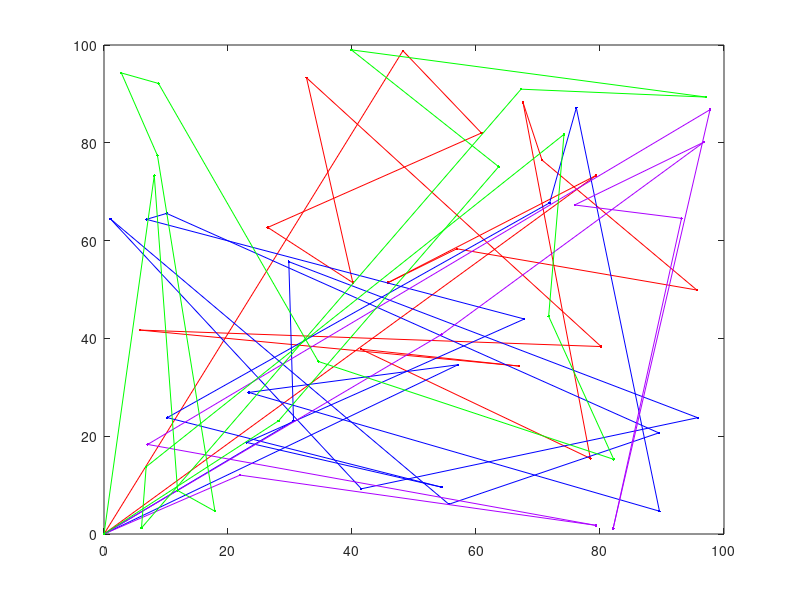

Write MATLAB code to recreate this figure. (Note: this script raises an error after producing the figure.)
% rewrited by wang.david.wei 2020.3.5
% 2020.3.6 compress with start position
function mtspf_ga(varargin)
    xy          =   100*rand(61,2); % 60 sensor nodes position and start/end position
    xy(1,:)     =   [0 0];         %start/end position(0,0)
    dmat        =   [];            %distance matrix for all sensors
    nSalesmen   =   4;             %mutiple salesmen 
    minTour     =   2;             %min tour constraint
    popSize     =   80;            %particle size or population
    numIter     =   5e3;           %the number of iterate
    showProg    =   true;          %show the figure

    if isempty(dmat)               %distance matrix calculation
        nPoints = size(xy,1);      %distance matrix size
        a = meshgrid(1:nPoints);   %meshgrid
        dmat = reshape(sqrt(sum((xy(a,:)-xy(a',:)).^2,2)),nPoints,nPoints);
    end

    N=nPoints;  %senors and start/end position sum
    n   =N-1;   %sensor number
    nSalesmen   = max(1,min(n,round(real(nSalesmen(1)))));
    minTour     = max(1,min(floor(n/nSalesmen),round(real(minTour(1)))));
    popSize     = max(8,8*ceil(popSize(1)/8));
    numIter     = max(1,round(real(numIter(1))));
    showProg    = logical(showProg(1));  
    % Initializations for Route Break Point Selection
    nBreaks = nSalesmen-1;
    dof = n - minTour*nSalesmen;          % degrees of freedom
    addto = ones(1,dof+1);
    for k = 2:nBreaks
        addto = cumsum(addto);
    end
    cumProb = cumsum(addto)/sum(addto); 
    % Initialize the Populations
    popRoute = zeros(popSize,n);         % population of routes
    popBreak = zeros(popSize,nBreaks);   % population of breaks
    popRoute(1,:) = (1:n) + 1;
    popBreak(1,:) = rand_breaks();
    for k = 2:popSize
        popRoute(k,:) = randperm(n) + 1;
        popBreak(k,:) = rand_breaks();
    end  
    pclr = ~get(0,'DefaultAxesColor');  % Select the Colors for the Plotted Routes
    clr = [1 0 0; 0 0 1; 0.67 0 1; 0 1 0; 1 0.5 0];    
    globalMin = Inf; % Run the GA
    totalDist = zeros(1,popSize);
    distHistory = zeros(1,numIter);
    tmpPopRoute = zeros(8,n);
    tmpPopBreak = zeros(8,nBreaks);
    newPopRoute = zeros(popSize,n);
    newPopBreak = zeros(popSize,nBreaks);
    if showProg
        figure('Name','MTSP for WRSN| Current Best Solution','Numbertitle','off');
        hAx = gca;
    end     
    for iter = 1:numIter       
        for p = 1:popSize    % Evaluate Members of the Population
            d = 0;
            pRoute = popRoute(p,:);
            pBreak = popBreak(p,:);
            rng = [[1 pBreak+1];[pBreak n]]';
            for s = 1:nSalesmen
                d = d + dmat(1,pRoute(rng(s,1))); % Add Start Distance
                for k = rng(s,1):rng(s,2)-1
                    d = d + dmat(pRoute(k),pRoute(k+1));
                end
                d = d + dmat(pRoute(rng(s,2)),1); % Add End Distance
            end
            totalDist(p) = d;
        end       
        [minDist,index] = min(totalDist);  % Find the Best Route in the Population
        distHistory(iter) = minDist;
        if minDist < globalMin
            globalMin = minDist;
            optRoute = popRoute(index,:);
            optBreak = popBreak(index,:);
            rng = [[1 optBreak+1];[optBreak n]]';
            if showProg % Plot the Best Route       
                for s = 1:nSalesmen
                    rte = [1 optRoute(rng(s,1):rng(s,2)) 1];
                    plot(hAx,xy(rte,1),xy(rte,2),'.-','Color',clr(s,:)); 
                    hold(hAx,'on');
                end
                plot(hAx,xy(1,1),xy(1,2),'o','Color',pclr); 
                title(hAx,sprintf('Total Distance = %1.4f, Iteration = %d',minDist,iter));
                hold(hAx,'off');
                drawnow;
            end
        end       
        randomOrder = randperm(popSize); % Genetic Algorithm Operators
        for p = 8:8:popSize
            rtes = popRoute(randomOrder(p-7:p),:);
            brks = popBreak(randomOrder(p-7:p),:);
            dists = totalDist(randomOrder(p-7:p));
            [ignore,idx] = min(dists); %#ok
            bestOf8Route = rtes(idx,:);
            bestOf8Break = brks(idx,:);
            routeInsertionPoints = sort(ceil(n*rand(1,2)));
            I = routeInsertionPoints(1);
            J = routeInsertionPoints(2);
            for k = 1:8 % Generate New Solutions
                tmpPopRoute(k,:) = bestOf8Route;
                tmpPopBreak(k,:) = bestOf8Break;
                switch k
                    case 2 % Flip
                        tmpPopRoute(k,I:J) = tmpPopRoute(k,J:-1:I);
                    case 3 % Swap
                        tmpPopRoute(k,[I J]) = tmpPopRoute(k,[J I]);
                    case 4 % Slide
                        tmpPopRoute(k,I:J) = tmpPopRoute(k,[I+1:J I]);
                    case 5 % Modify Breaks
                        tmpPopBreak(k,:) = rand_breaks();
                    case 6 % Flip, Modify Breaks
                        tmpPopRoute(k,I:J) = tmpPopRoute(k,J:-1:I);
                        tmpPopBreak(k,:) = rand_breaks();
                    case 7 % Swap, Modify Breaks
                        tmpPopRoute(k,[I J]) = tmpPopRoute(k,[J I]);
                        tmpPopBreak(k,:) = rand_breaks();
                    case 8 % Slide, Modify Breaks
                        tmpPopRoute(k,I:J) = tmpPopRoute(k,[I+1:J I]);
                        tmpPopBreak(k,:) = rand_breaks();
                    otherwise % Do Nothing
                end
            end
            newPopRoute(p-7:p,:) = tmpPopRoute;
            newPopBreak(p-7:p,:) = tmpPopBreak;
        end
        popRoute = newPopRoute;
        popBreak = newPopBreak;     
    end 
    function breaks = rand_breaks() % Force Breaks to be at Least the Minimum Tour Length
        nAdjust = find(rand < cumProb,1)-1;
        spaces = ceil(nBreaks*rand(1,nAdjust));
        adjust = zeros(1,nBreaks);
        for kk = 1:nBreaks
            adjust(kk) = sum(spaces == kk);
        end
        breaks = minTour*(1:nBreaks) + cumsum(adjust);
    end
end